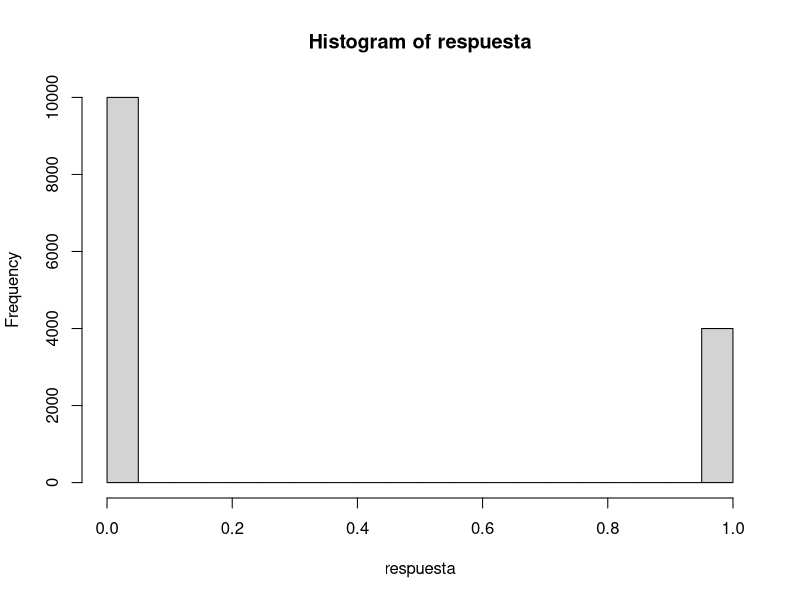
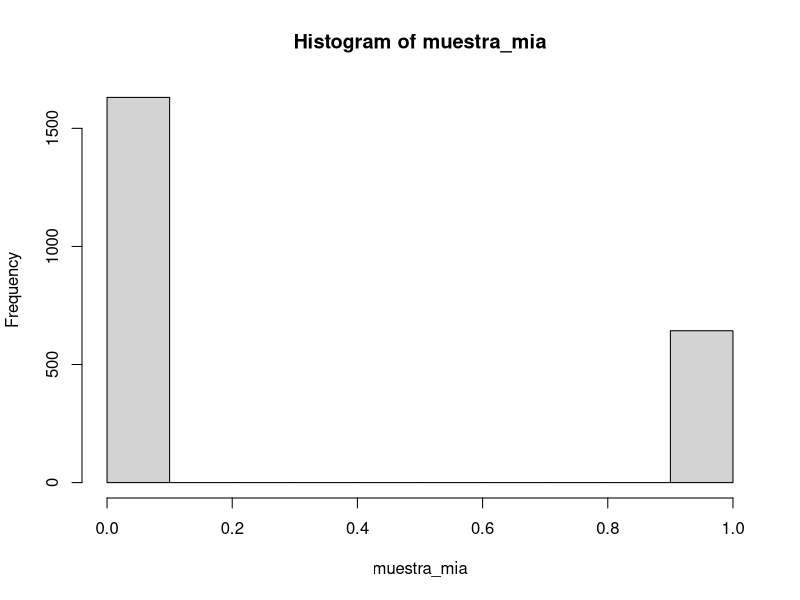

R code for these plots, in order:
## ---- chunk 1
N <- c(1000)
Varpob <- c(20^2)
alpha <- 0.05
B <- 4 
D <- B/qnorm(0.975)

n<- N*Varpob/(D^2*(N-1)+ Varpob)

## ---- chunk 2
n_2 <- qnorm(.975)^2*Varpob/B^2
## ---- chunk 3
#Estudiante uno (rnorm) random numbers with normal distribution
m_1 <- rnorm(30, mean=70, sd=100^0.5)
#Estudiante dos
m_2 <- rnorm(30, mean=70, sd=100^0.5)
#Estudiante tres
m_3 <- rnorm(30, mean=70, sd=100^0.5)
#Estudiante cuatro
m_4 <- rnorm(30, mean=70, sd=100^0.5)
#Estudiante cinco
m_5 <- rnorm(30, mean=70, sd=100^0.5)
#
m_6 <- rnorm(30, mean=70, sd=100^0.5)

m_7 <- rnorm(30, mean=70, sd=100^0.5)

m_8 <- rnorm(30, mean=70, sd=100^0.5)

m_9 <- rnorm(30, mean=70, sd=100^0.5)

m_10 <- rnorm(30, mean=70, sd=100^0.5)

matriz_m <- data.frame(m_1, m_2, m_3, m_4,m_5, m_6, m_7, m_8, m_9, m_10) #matriz de muestras
#View(matrizdemuestras)

matriz_m


## ---- chunk 4


var_muestras <- apply(matriz_m,2, var) #el 2 significa que va a trabajar sobre las columnas 

## ---- chunk 5

N <- 10000   #Tamaño de la población finita
B<- 3 #Error dado en el enunciado
D <- B/qnorm(0.975)
n <- var_muestras*N/((N*D^2)+var_muestras)

## ---- chunk 6
n_1 <- rnorm(n[1], 70, 10)
n_2 <- rnorm(n[2], 70, 10)
n_3 <- rnorm(n[3], 70, 10)
n_4 <- rnorm(n[4], 70, 10)
n_5 <- rnorm(n[5], 70, 10)
n_6 <- rnorm(n[6], 70, 10)
n_7 <- rnorm(n[7], 70, 10)
n_8 <- rnorm(n[8], 70, 10)
n_9 <- rnorm(n[9], 70, 10)
n_10 <- rnorm(n[10], 70, 10)


## ---- chunk 7
mm1 <- mean(n_1)
mm2 <- mean(n_2) 
mm3 <- mean(n_3)
mm4 <- mean(n_4)
mm5 <- mean(n_5)
mm6 <- mean(n_6)
mm7 <- mean(n_7)
mm8 <- mean(n_8)
mm9 <- mean(n_9)
mm10 <- mean(n_10)

vmm <- c(mm1, mm2, mm3, mm4, mm5, mm6, mm7, mm8, mm9, mm10)
## ---- chunk 8


LI <- vmm-3
LS <- vmm+3

IC<- data.frame(LI, LS )
View(IC)
## ---- chunk 9
vm1 <- var(n_1)
vm2 <-  var(n_2) 
vm3 <-  var(n_3)
vm4 <-  var(n_4)
vm5 <-  var(n_5)
vm6 <-  var(n_6)
vm7 <-  var(n_7)
vm8 <-  var(n_8)
vm9 <-  var(n_9)
vm10 <-  var(n_10)

vvm <- c(vm1, vm2, vm3, vm4, vm5, vm6, vm7, vm8, vm9, vm10) #vector de varianzas muestrales 

## ---- chunk 10
zalpha_2 <- B/(vvm/n*(N-n))^0.5

## ---- chunk 11
CC <- (pnorm(zalpha_2)-pnorm(-zalpha_2))*100        #Porque me salen 1? Deberian salir menores a 1 

IC<- data.frame(LI, LS, CC, vvm) #Entre mayor varianza, el coeficiente de confianza disminuye 

IC

CC>95

## ---- chunk 12

N1 <- 14000 #Estudiantes 
B1 <- 0.02 #Error
z.97 <- qnorm(0.97+0.03/2)

D1 <- B1/z.97
D1


## ---- chunk 13
pm <- 0.5 #proporcion que calcula la varianza más estimada

n <- pm*(1-pm)*N/(D1^2*(N-1)+pm*(1-pm))
## ---- chunk 14

respuesta <- c(rep(1, times=4000), rep(0, times=10000))
hist(respuesta)



muestra_mia <- sample(respuesta, n)
hist(muestra_mia)


pestimada <-sum(muestra_mia)/n

preal <- 4000/14000

LI <- pestimada-B1
LS <- pestimada+B1

s2estimada <- pestimada*(1-pestimada)

## ---- chunk 15
pestimada*(1-pestimada)*N/(D1^2*(N-1)+pestimada*(1-pestimada))
